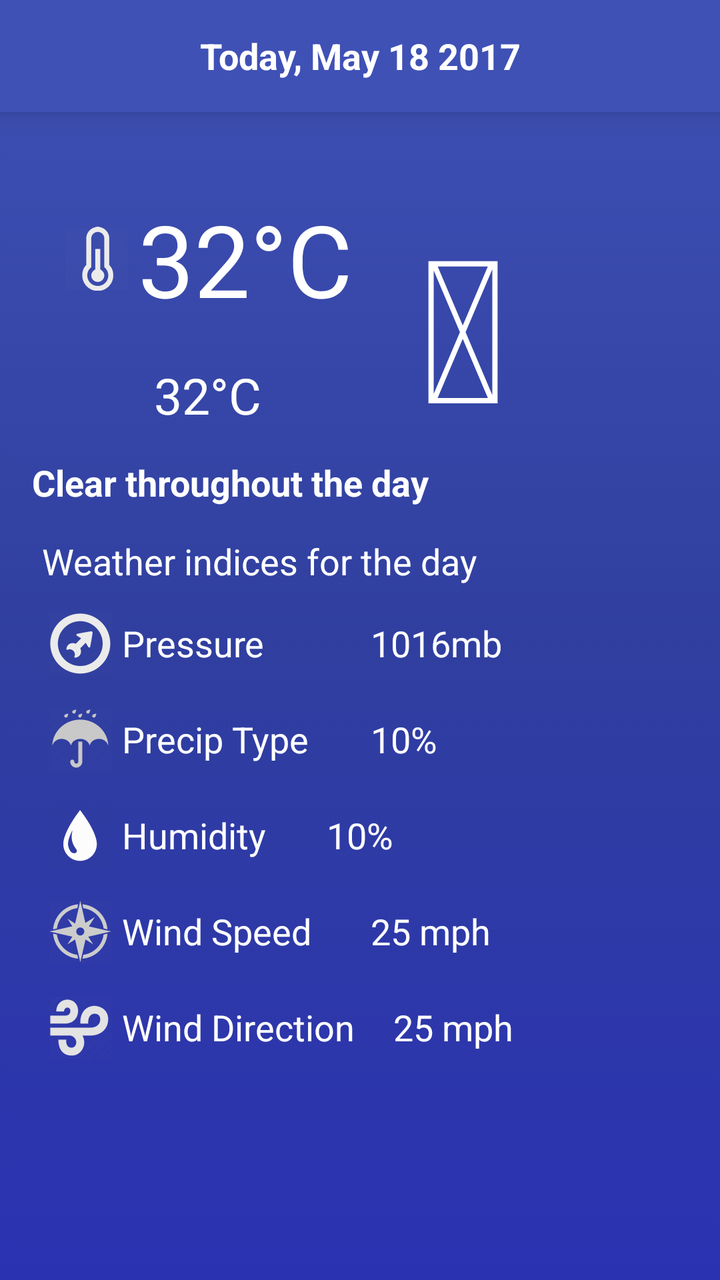
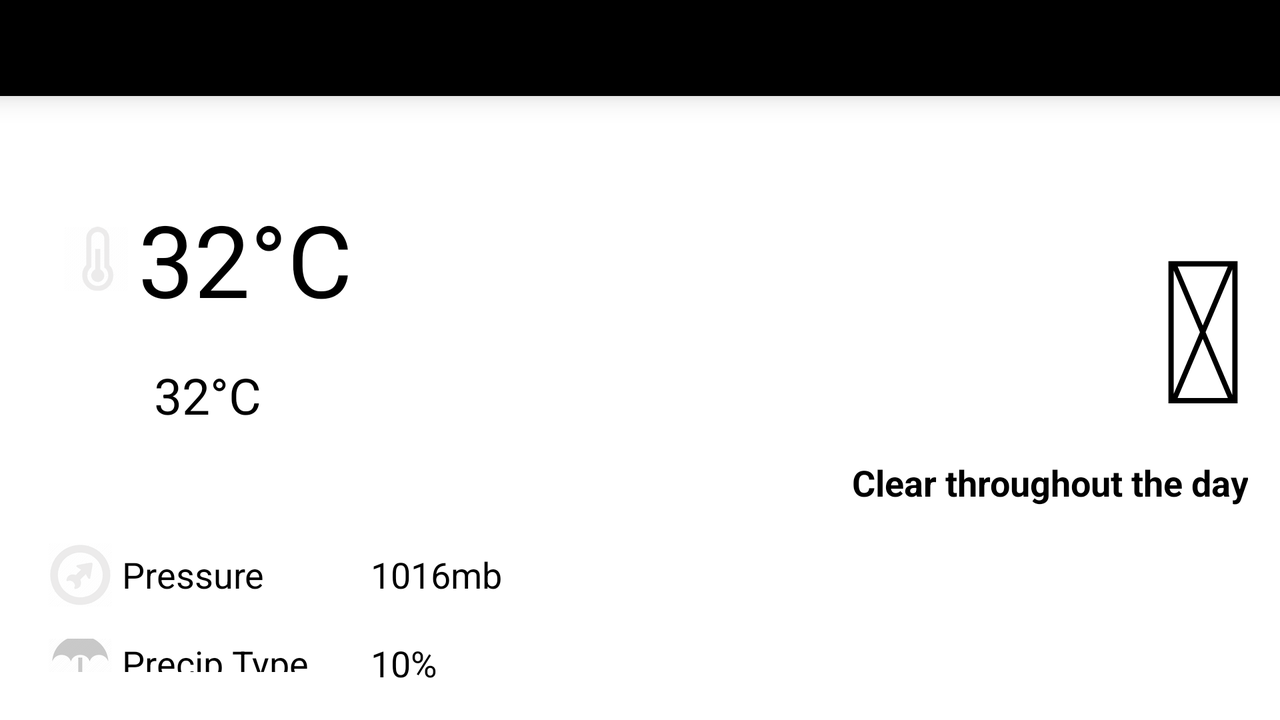

Compare how this app lays out the same screen by default and in its alternative resource folder. The renders come first, then the two layout files and the values they reference.
<!-- AndroidManifest.xml: activity theme Base.AppTheme -->
<!-- res/layout/activity_details.xml -->
<?xml version="1.0" encoding="utf-8"?>
<android.support.design.widget.CoordinatorLayout xmlns:android="http://schemas.android.com/apk/res/android"
    xmlns:app="http://schemas.android.com/apk/res-auto"
    xmlns:tools="http://schemas.android.com/tools"
    android:layout_width="match_parent"
    android:layout_height="match_parent"
    android:fitsSystemWindows="true"
    android:background="@drawable/day_gradient"
    tools:context="com.lebelle.azure.controllers.DetailsActivity">

    <android.support.design.widget.AppBarLayout
        android:id="@+id/appbar"
        android:layout_width="match_parent"
        android:layout_height="?attr/actionBarSize"
        android:theme="@style/ThemeOverlay.AppCompat.Dark.ActionBar"
        app:elevation="8dp">

        <android.support.v7.widget.Toolbar
            android:id="@+id/toolbar1"
            android:layout_width="match_parent"
            android:layout_height="?attr/actionBarSize"
            app:popupTheme="@style/ThemeOverlay.AppCompat.Light" >


            <TextView
                android:id="@+id/date_view"
                android:layout_width="wrap_content"
                android:layout_height="wrap_content"
                android:layout_gravity="center"
                android:layout_weight="1"
                android:gravity="center"
                android:textColor="@android:color/white"
                android:textStyle="bold"
                android:textAppearance="@style/Base.TextAppearance.AppCompat.Medium"
                tools:text="Today, May 18 2017" />

        </android.support.v7.widget.Toolbar>
    </android.support.design.widget.AppBarLayout>

    <RelativeLayout
        android:layout_width="match_parent"
        android:layout_height="match_parent"
        android:orientation="horizontal"
        android:padding="16dp"
        android:layout_marginTop="80dp">

        <TextView
            android:id="@+id/weather_image2"
            android:layout_width="wrap_content"
            android:layout_height="wrap_content"
            android:layout_alignParentEnd="true"
            android:layout_alignParentRight="true"
            android:layout_marginEnd="90dp"
            android:layout_marginRight="90dp"
            android:textAppearance="@style/Base.TextAppearance.AppCompat.Large"
            android:textColor="@android:color/white"
            android:textSize="100sp"
            tools:text="@string/weather_sunny" />

        <TextView
            android:id="@+id/weather_text2"
            android:layout_width="match_parent"
            android:layout_height="wrap_content"
            android:layout_gravity="start"
            android:layout_marginBottom="10dp"
            android:gravity="start"
            android:textAppearance="@style/Base.TextAppearance.AppCompat.Medium"
            android:textColor="@android:color/white"
            android:textStyle="bold"
            android:layout_below="@id/weather_image2"
            tools:text="Clear throughout the day" />

        <TextView
            android:id="@+id/weather_temp2"
            android:layout_width="wrap_content"
            android:layout_height="wrap_content"
            android:layout_marginBottom="10dp"
            android:layout_marginEnd="16dp"
            android:layout_marginLeft="16dp"
            android:layout_marginRight="16dp"
            android:layout_marginStart="16dp"
            android:textColor="@android:color/white"
            android:textSize="50sp"
            android:drawableLeft="@drawable/ttemperature"
            android:drawableStart="@drawable/ttemperature"
            android:drawablePadding="5dp"
            tools:text="32&#176;C" />

        <TextView
            android:id="@+id/weather_temp3"
            android:layout_width="wrap_content"
            android:layout_height="wrap_content"
            android:layout_alignLeft="@+id/weather_temp2"
            android:layout_alignStart="@+id/weather_temp2"
            android:layout_below="@+id/weather_temp2"
            android:layout_marginLeft="45dp"
            android:layout_marginStart="45dp"
            android:layout_marginTop="8dp"
            android:textColor="@android:color/white"
            android:textSize="25sp"
            tools:text="32&#176;C" />


        <TextView
            android:id="@+id/weather_headline"
            android:layout_width="wrap_content"
            android:layout_height="wrap_content"
            android:layout_gravity="start"
            android:layout_below="@+id/weather_text2"
            android:layout_margin="5dp"
            android:gravity="start"
            android:textAppearance="@style/Base.TextAppearance.AppCompat.Medium"
            android:textColor="@android:color/white"
            android:text="@string/weather_indices_for_the_day" />

        <TextView
            android:id="@+id/pressure"
            android:layout_below="@+id/weather_headline"
            android:layout_width="wrap_content"
            android:layout_height="wrap_content"
            android:gravity="center_vertical"
            android:text="@string/Pressure"
            android:drawableLeft="@drawable/weatherglass_barometer"
            android:drawableStart="@drawable/weatherglass_barometer"
            android:drawablePadding="5dp"
            android:layout_margin="8dp"
            android:textColor="@android:color/white"
            android:textSize="18sp" />

        <TextView
            android:id="@+id/pressure_text"
            android:layout_width="wrap_content"
            android:layout_height="wrap_content"
            android:layout_alignBaseline="@+id/pressure"
            android:layout_alignBottom="@+id/pressure"
            android:layout_alignLeft="@+id/precipitation_text"
            android:layout_alignStart="@+id/precipitation_text"
            tools:text="@string/Pressure_sample"
            android:textColor="@android:color/white"
            android:textSize="18sp" />


        <TextView
            android:id="@+id/precipitation"
            android:layout_below="@+id/pressure"
            android:layout_width="wrap_content"
            android:layout_height="wrap_content"
            android:gravity="center_vertical"
            android:text="@string/precip_type"
            android:drawableLeft="@drawable/precip_icon"
            android:drawableStart="@drawable/precip_icon"
            android:drawablePadding="5dp"
            android:layout_margin="8dp"
            android:textColor="@android:color/white"
            android:textSize="18sp" />

        <TextView
            android:id="@+id/precipitation_text"
            android:layout_width="wrap_content"
            android:layout_height="wrap_content"
            android:layout_alignBaseline="@+id/precipitation"
            android:layout_alignBottom="@+id/precipitation"
            android:layout_alignLeft="@+id/wind_speed_text"
            android:layout_alignStart="@+id/wind_speed_text"
            android:textColor="@android:color/white"
            android:textSize="18sp"
            tools:text="@string/Precip_sample" />


        <TextView
            android:id="@+id/humidity"
            android:layout_below="@+id/precipitation"
            android:layout_width="wrap_content"
            android:layout_height="wrap_content"
            android:gravity="center_vertical"
            android:text="@string/humidity"
            android:drawableLeft="@drawable/drop"
            android:drawableStart="@drawable/drop"
            android:drawablePadding="5dp"
            android:layout_margin="8dp"
            android:textColor="@android:color/white"
            android:textSize="18sp" />

        <TextView
            android:id="@+id/humidity_text"
            android:layout_width="wrap_content"
            android:layout_height="wrap_content"
            android:layout_alignBaseline="@+id/humidity"
            android:layout_alignBottom="@+id/humidity"
            android:layout_centerHorizontal="true"
            tools:text="@string/Precip_sample"
            android:textColor="@android:color/white"
            android:textSize="18sp" />



        <TextView
            android:id="@+id/wind_speed"
            android:layout_below="@+id/humidity"
            android:layout_width="wrap_content"
            android:layout_height="wrap_content"
            android:gravity="center_vertical"
            android:text="@string/wind_speed"
            android:drawableLeft="@drawable/wind_rose"
            android:drawableStart="@drawable/wind_rose"
            android:drawablePadding="5dp"
            android:layout_margin="8dp"
            android:textColor="@android:color/white"
            android:textSize="18sp" />

        <TextView
            android:id="@+id/wind_speed_text"
            android:layout_width="wrap_content"
            android:layout_height="wrap_content"
            android:layout_alignBaseline="@+id/wind_speed"
            android:layout_alignBottom="@+id/wind_speed"
            android:layout_toEndOf="@+id/wind_direction"
            android:layout_toRightOf="@+id/wind_direction"
            tools:text="@string/wind_speed_sample"
            android:textColor="@android:color/white"
            android:textSize="18sp" />

        <TextView
            android:id="@+id/wind_direction"
            android:layout_below="@+id/wind_speed"
            android:layout_width="wrap_content"
            android:layout_height="wrap_content"
            android:gravity="center_vertical"
            android:text="@string/wind_direction"
            android:drawableLeft="@drawable/wind"
            android:drawableStart="@drawable/wind"
            android:drawablePadding="5dp"
            android:layout_margin="8dp"
            android:textColor="@android:color/white"
            android:textSize="18sp" />

        <TextView
            android:id="@+id/wind_direction_text"
            android:layout_width="wrap_content"
            android:layout_height="wrap_content"
            android:layout_alignBaseline="@+id/wind_direction"
            android:layout_alignBottom="@+id/wind_direction"
            android:layout_toEndOf="@+id/humidity_text"
            android:layout_toRightOf="@+id/humidity_text"
            tools:text="@string/wind_speed_sample"
            android:textColor="@android:color/white"
            android:textSize="18sp" />


    </RelativeLayout>

</android.support.design.widget.CoordinatorLayout>
<!-- resources referenced by this layout -->
<resources>
  <!-- drawable day_gradient (drawable) -->
  <?xml version="1.0" encoding="utf-8"?>
  <selector xmlns:android="http://schemas.android.com/apk/res/android">
      <item>
          <shape>
              <gradient android:type="linear"
                  android:endColor="@color/colorPrimary"
                  android:centerColor="@color/colorPrimaryDark"
                  android:startColor="#2b32b2"
                  android:angle="90"/>
              <corners android:radius="0dp"/>
          </shape>
      </item>
  </selector>
  <!-- drawable drop: png bitmap (drawable-hdpi, 15586 bytes) -->
  <!-- drawable precip_icon: png bitmap (drawable-hdpi, 16171 bytes) -->
  <!-- drawable ttemperature: png bitmap (drawable-hdpi, 16003 bytes) -->
  <!-- drawable weatherglass_barometer: png bitmap (drawable-hdpi, 16511 bytes) -->
  <!-- drawable wind: png bitmap (drawable-hdpi, 16175 bytes) -->
  <!-- drawable wind_rose: png bitmap (drawable-hdpi, 17050 bytes) -->
  <string name="Precip_sample">10%</string>
  <string name="Pressure">Pressure</string>
  <string name="Pressure_sample">1016mb</string>
  <string name="humidity">Humidity</string>
  <string name="precip_type">Precip Type</string>
  <string name="weather_indices_for_the_day">Weather indices for the day</string>
  <string name="weather_sunny"></string>
  <string name="wind_direction">Wind Direction</string>
  <string name="wind_speed">Wind Speed</string>
  <string name="wind_speed_sample">25 mph</string>
  <style name="Base.AppTheme" parent="Theme.AppCompat.Light.NoActionBar">
          
          <item name="colorPrimary">@color/colorPrimary</item>
          <item name="colorPrimaryDark">@color/colorPrimaryDark</item>
          <item name="colorAccent">@color/colorAccent</item>
      </style>
  <color name="colorPrimary">#3F51B5</color>
  <color name="colorPrimaryDark">#303F9F</color>
  <color name="colorAccent">#303F9F</color>
</resources>
<!-- res/layout-land/activity_details.xml (the repository's variant of the layout above) -->
<!-- drawn on the phone turned sideways -->
<?xml version="1.0" encoding="utf-8"?>
<android.support.design.widget.CoordinatorLayout xmlns:android="http://schemas.android.com/apk/res/android"
    xmlns:app="http://schemas.android.com/apk/res-auto"
    xmlns:tools="http://schemas.android.com/tools"
    android:layout_width="match_parent"
    android:layout_height="match_parent"
    android:fitsSystemWindows="true"
    android:background="#FFF"
    tools:context="com.lebelle.azure.DetailsActivity">

    <android.support.design.widget.AppBarLayout
        android:id="@+id/appbar"
        android:layout_width="match_parent"
        android:layout_height="?attr/actionBarSize"
        android:theme="@style/ThemeOverlay.AppCompat.Dark.ActionBar"
        android:fitsSystemWindows="true"
        android:background="#000"
        app:elevation="8dp">

    <android.support.v7.widget.Toolbar
        android:id="@+id/toolbar1"
        android:layout_width="match_parent"
        android:layout_height="?attr/actionBarSize"
        android:minHeight="?attr/actionBarSize"
        app:layout_collapseMode="pin"
        app:popupTheme="@style/ThemeOverlay.AppCompat.Light" />
    </android.support.design.widget.AppBarLayout>

    <RelativeLayout
        android:layout_width="match_parent"
        android:layout_height="match_parent"
        android:orientation="horizontal"
        android:padding="16dp"
        android:layout_marginTop="80dp">
        <TextView
            android:id="@+id/weather_image2"
            android:layout_width="wrap_content"
            android:layout_height="wrap_content"
            android:layout_alignParentRight="true"
            android:layout_alignParentEnd="true"
            android:textAppearance="@style/Base.TextAppearance.AppCompat.Large"
            android:textSize="100sp"
            android:textColor="@android:color/black"
            tools:text="@string/weather_sunny" />

        <TextView
            android:id="@+id/weather_text2"
            android:layout_width="match_parent"
            android:layout_height="wrap_content"
            android:layout_gravity="end"
            android:layout_marginBottom="10dp"
            android:gravity="end"
            android:textAppearance="@style/Base.TextAppearance.AppCompat.Medium"
            android:textColor="@android:color/black"
            android:textStyle="bold"
            android:layout_below="@id/weather_image2"
            tools:text="Clear throughout the day" />

        <TextView
            android:id="@+id/weather_temp2"
            android:layout_width="wrap_content"
            android:layout_height="wrap_content"
            android:layout_marginBottom="10dp"
            android:layout_marginEnd="16dp"
            android:layout_marginLeft="16dp"
            android:layout_marginRight="16dp"
            android:layout_marginStart="16dp"
            android:textColor="@android:color/black"
            android:textSize="50sp"
            android:drawableLeft="@drawable/ttemperature"
            android:drawableStart="@drawable/ttemperature"
            android:drawablePadding="5dp"
            tools:text="32&#176;C" />

        <TextView
            android:id="@+id/weather_temp3"
            android:layout_width="wrap_content"
            android:layout_height="wrap_content"
            android:layout_alignLeft="@+id/weather_temp2"
            android:layout_alignStart="@+id/weather_temp2"
            android:layout_below="@+id/weather_temp2"
            android:layout_marginLeft="45dp"
            android:layout_marginStart="45dp"
            android:layout_marginTop="8dp"
            android:textColor="@android:color/black"
            android:textSize="25sp"
            tools:text="32&#176;C" />

            <TextView
                android:id="@+id/pressure"
                android:layout_below="@+id/weather_text2"
                android:layout_width="wrap_content"
                android:layout_height="wrap_content"
                android:gravity="center_vertical"
                android:text="@string/Pressure"
                android:drawableLeft="@drawable/weatherglass_barometer"
                android:drawableStart="@drawable/weatherglass_barometer"
                android:drawablePadding="5dp"
                android:layout_margin="8dp"
                android:textColor="@android:color/black"
                android:textSize="18sp" />

        <TextView
            android:id="@+id/pressure_text"
            android:layout_width="wrap_content"
            android:layout_height="wrap_content"
            android:layout_alignBaseline="@+id/pressure"
            android:layout_alignBottom="@+id/pressure"
            android:layout_alignLeft="@+id/precipitation_text"
            android:layout_alignStart="@+id/precipitation_text"
            tools:text="@string/Pressure_sample"
            android:textColor="@android:color/black"
            android:textSize="18sp" />


        <TextView
                android:id="@+id/precipitation"
                android:layout_below="@+id/pressure"
                android:layout_width="wrap_content"
                android:layout_height="wrap_content"
            android:gravity="center_vertical"
                android:text="@string/precip_type"
                android:drawableLeft="@drawable/precip_icon"
                android:drawableStart="@drawable/precip_icon"
                android:drawablePadding="5dp"
                android:layout_margin="8dp"
                android:textColor="@android:color/black"
                android:textSize="18sp" />

        <TextView
            android:id="@+id/precipitation_text"
            android:layout_width="wrap_content"
            android:layout_height="wrap_content"
            android:layout_alignBaseline="@+id/precipitation"
            android:layout_alignBottom="@+id/precipitation"
            android:layout_alignLeft="@+id/wind_speed_text"
            android:layout_alignStart="@+id/wind_speed_text"
            android:textColor="@android:color/black"
            android:textSize="18sp"
            tools:text="@string/Precip_sample" />


        <TextView
                android:id="@+id/humidity"
                android:layout_below="@+id/precipitation"
                android:layout_width="wrap_content"
                android:layout_height="wrap_content"
                android:gravity="center_vertical"
                android:text="@string/humidity"
                android:drawableLeft="@drawable/drop"
                android:drawableStart="@drawable/drop"
                android:drawablePadding="5dp"
                android:layout_margin="8dp"
                android:textColor="@android:color/black"
                android:textSize="18sp" />

        <TextView
            android:id="@+id/humidity_text"
            android:layout_width="wrap_content"
            android:layout_height="wrap_content"
            android:layout_alignBaseline="@+id/humidity"
            android:layout_alignBottom="@+id/humidity"
            android:layout_centerHorizontal="true"
            tools:text="@string/Precip_sample"
            android:textColor="@android:color/black"
            android:textSize="18sp" />



        <TextView
                android:id="@+id/wind_speed"
                android:layout_below="@+id/humidity"
                android:layout_width="wrap_content"
                android:layout_height="wrap_content"
                android:gravity="center_vertical"
                android:text="@string/wind_speed"
                android:drawableLeft="@drawable/wind_rose"
                android:drawableStart="@drawable/wind_rose"
                android:drawablePadding="5dp"
                android:layout_margin="8dp"
                android:textColor="@android:color/black"
                android:textSize="18sp" />

        <TextView
            android:id="@+id/wind_speed_text"
            android:layout_width="wrap_content"
            android:layout_height="wrap_content"
            android:layout_alignBaseline="@+id/wind_speed"
            android:layout_alignBottom="@+id/wind_speed"
            android:layout_toEndOf="@+id/wind_direction"
            android:layout_toRightOf="@+id/wind_direction"
            tools:text="@string/wind_speed_sample"
            android:textColor="@android:color/black"
            android:textSize="18sp" />

        <TextView
                android:id="@+id/wind_direction"
                android:layout_below="@+id/wind_speed"
                android:layout_width="wrap_content"
                android:layout_height="wrap_content"
                android:gravity="center_vertical"
                android:text="@string/wind_direction"
                android:drawableLeft="@drawable/wind"
                android:drawableStart="@drawable/wind"
                android:drawablePadding="5dp"
                android:layout_margin="8dp"
                android:textColor="@android:color/black"
                android:textSize="18sp" />

        <TextView
            android:id="@+id/wind_direction_text"
            android:layout_width="wrap_content"
            android:layout_height="wrap_content"
            android:layout_alignBaseline="@+id/wind_direction"
            android:layout_alignBottom="@+id/wind_direction"
            android:layout_toEndOf="@+id/humidity_text"
            android:layout_toRightOf="@+id/humidity_text"
            tools:text="@string/wind_speed_sample"
            android:textColor="@android:color/black"
            android:textSize="18sp" />
        <TextView
            android:id="@+id/date_view"
            android:layout_below="@+id/wind_direction_text"
            android:layout_width="wrap_content"
            android:layout_height="wrap_content"
            android:gravity="center_vertical"
            android:text="@string/wind_direction"
            android:drawablePadding="5dp"
            android:layout_margin="8dp"
            android:textColor="@android:color/black"
            android:textSize="18sp"
            android:visibility="gone"/>

    </RelativeLayout>

</android.support.design.widget.CoordinatorLayout>
<!-- resources referenced by the variant -->
<!-- as the phone turned sideways resolves them -->
<resources>
  <!-- drawable drop: png bitmap (drawable-hdpi, 15586 bytes) -->
  <!-- drawable precip_icon: png bitmap (drawable-hdpi, 16171 bytes) -->
  <!-- drawable ttemperature: png bitmap (drawable-hdpi, 16003 bytes) -->
  <!-- drawable weatherglass_barometer: png bitmap (drawable-hdpi, 16511 bytes) -->
  <!-- drawable wind: png bitmap (drawable-hdpi, 16175 bytes) -->
  <!-- drawable wind_rose: png bitmap (drawable-hdpi, 17050 bytes) -->
  <string name="Precip_sample">10%</string>
  <string name="Pressure">Pressure</string>
  <string name="Pressure_sample">1016mb</string>
  <string name="humidity">Humidity</string>
  <string name="precip_type">Precip Type</string>
  <string name="weather_sunny"></string>
  <string name="wind_direction">Wind Direction</string>
  <string name="wind_speed">Wind Speed</string>
  <string name="wind_speed_sample">25 mph</string>
  <style name="Base.AppTheme" parent="Theme.AppCompat.Light.NoActionBar">
          
          <item name="colorPrimary">@color/colorPrimary</item>
          <item name="colorPrimaryDark">@color/colorPrimaryDark</item>
          <item name="colorAccent">@color/colorAccent</item>
      </style>
  <color name="colorPrimary">#3F51B5</color>
  <color name="colorPrimaryDark">#303F9F</color>
  <color name="colorAccent">#303F9F</color>
</resources>
